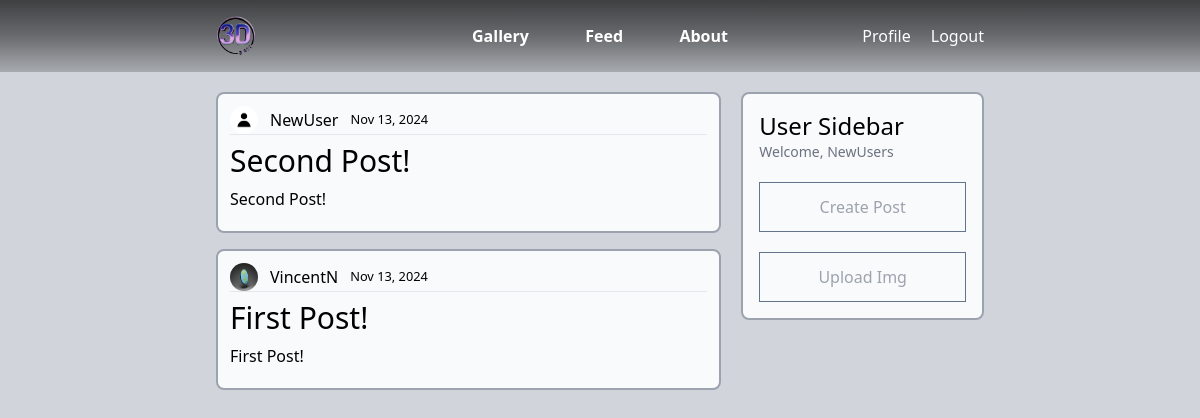
Screenshot of /feed/ (signed in) with the database file from the repository.
### canvas/models.py (models this page shows, shortened)
class Post(models.Model):
    title = models.CharField(max_length=100)
    content = models.TextField()
    date_posted = models.DateTimeField(default=timezone.now)
    author = models.ForeignKey(User, on_delete=models.CASCADE)

### user/models.py (models this page shows, shortened)
class Profile(models.Model):
    user = models.OneToOneField(User, on_delete=models.CASCADE)
    image = models.ImageField(default='default.jpg', upload_to='profile_pics')

### canvas/views.py (the view)
# urls.py: path('feed/', PostListView.as_view(), name='canvas-feed'),
class PostListView(ListView):
    model = Post
    template_name = 'canvas/feed.html' # <app>/<model>_<viewtype>.html (in this case, it will be (canvas/Post_list) originally)
    context_object_name = 'posts'
    ordering = ['-date_posted']
    paginate_by = 10

### canvas/templates/canvas/feed.html (shortened to what this page needs)
{% extends "canvas/base.html" %}
{% block content %}
<section class="grid grid-cols-3 gap-5 mt-5">
    <div class="col-span-2">
        {% for post in posts %}
        <div class="border-2 border-gray-400 rounded-lg p-3 mb-4 bg-gray-50">
            <div class="flex items-center">
                <img class="rounded-full h-7 w-7" src="{{ post.author.profile.image.url }}" alt="">
                <a class="px-3" href="">{{ post.author }}</a>
                <small class="w-24">{{ post.date_posted|date:"M d, Y" }}</small>
            </div>
            <hr>
            <h1 class="text-3xl my-2"><a href="{% url 'post-detail' post.id %}">{{ post.title }}</a></h1>
            <p class="mb-2">{{ post.content }}</p>
        </div>
        {% endfor %}
    </div>
    <div class="col-span-1 self-start p-4 border-2 border-gray-400 rounded-lg bg-gray-50 ">
        <h3 class="text-2xl">User Sidebar</h3>
        {% if user.is_authenticated %}
        <p class="text-sm text-gray-500">Welcome, {{ user.username }}</p>
        <ul class="mt-5 divide-y divide-gray-200 bg-gray-50 border-slate-500 border">
            <li class="text-gray-400"><a href="{% url 'post-create' %}" class="block p-3 w-full text-center">Create Post</a></li>
        </ul>
        <ul class="mt-5 divide-y divide-gray-200 bg-gray-50 border-slate-500 border">
            <li class="text-gray-400"><a href="{% url 'image-create' %}" class="block p-3 w-full text-center">Upload Img</a></li>
        </ul>
        {% else %}
        <p class="text-sm text-gray-500">Login to Access User Panel</p>
        {% endif %}
    </div>
</section>
{% endblock content %}

### rows the page displays
Post: author.profile.image (placeholder picture), author "NewUser", date_posted "Nov 13, 2024", title "Second Post!", content "Second Post!"
Post: author.profile.image (picture), author "VincentN", date_posted "Nov 13, 2024", title "First Post!", content "First Post!"

### other values shown
{{ user.username }} "NewUsers"
